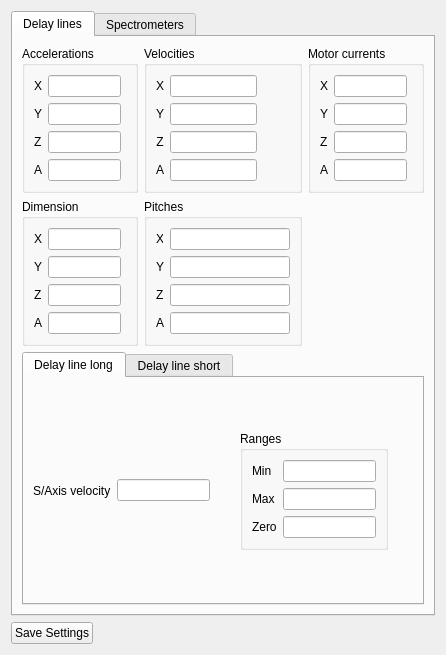
<?xml version="1.0" encoding="UTF-8"?>
<ui version="4.0">
 <class>FormSettings</class>
 <widget class="QWidget" name="FormSettings">
  <property name="geometry">
   <rect>
    <x>0</x>
    <y>0</y>
    <width>446</width>
    <height>628</height>
   </rect>
  </property>
  <property name="acceptDrops">
   <bool>true</bool>
  </property>
  <property name="windowTitle">
   <string>Settings</string>
  </property>
  <layout class="QVBoxLayout" name="verticalLayout_4">
   <item>
    <layout class="QVBoxLayout" name="layoutmain">
     <item>
      <widget class="QTabWidget" name="Hardware">
       <property name="currentIndex">
        <number>0</number>
       </property>
       <widget class="QWidget" name="tab_DL">
        <attribute name="icon">
         <iconset>
          <normaloff>DL.png</normaloff>DL.png</iconset>
        </attribute>
        <attribute name="title">
         <string>Delay lines</string>
        </attribute>
        <layout class="QVBoxLayout" name="verticalLayout">
         <item>
          <layout class="QGridLayout" name="gridLayout">
           <item row="0" column="0">
            <widget class="QGroupBox" name="groupBoxAcc_G">
             <property name="title">
              <string>Accelerations</string>
             </property>
             <layout class="QGridLayout" name="gridLayout_8">
              <item row="0" column="0">
               <widget class="QLabel" name="label_Acc_X_G">
                <property name="text">
                 <string>X</string>
                </property>
                <property name="buddy">
                 <cstring>lineEdit_Acc_X_G</cstring>
                </property>
               </widget>
              </item>
              <item row="0" column="1">
               <widget class="QLineEdit" name="lineEdit_Acc_X_G"/>
              </item>
              <item row="0" column="2">
               <spacer name="horizontalSpacer_9">
                <property name="orientation">
                 <enum>Qt::Horizontal</enum>
                </property>
                <property name="sizeHint" stdset="0">
                 <size>
                  <width>40</width>
                  <height>20</height>
                 </size>
                </property>
               </spacer>
              </item>
              <item row="1" column="0">
               <widget class="QLabel" name="label_Acc_Y_G">
                <property name="text">
                 <string>Y</string>
                </property>
                <property name="buddy">
                 <cstring>lineEdit_Acc_Y_G</cstring>
                </property>
               </widget>
              </item>
              <item row="1" column="1">
               <widget class="QLineEdit" name="lineEdit_Acc_Y_G"/>
              </item>
              <item row="2" column="0">
               <widget class="QLabel" name="label_Acc_Z_G">
                <property name="text">
                 <string>Z</string>
                </property>
                <property name="buddy">
                 <cstring>lineEdit_Acc_Z_G</cstring>
                </property>
               </widget>
              </item>
              <item row="2" column="1">
               <widget class="QLineEdit" name="lineEdit_Acc_Z_G"/>
              </item>
              <item row="3" column="0">
               <widget class="QLabel" name="label_Acc_A_G">
                <property name="text">
                 <string>A</string>
                </property>
                <property name="buddy">
                 <cstring>lineEdit_Acc_A_G</cstring>
                </property>
               </widget>
              </item>
              <item row="3" column="1">
               <widget class="QLineEdit" name="lineEdit_Acc_A_G"/>
              </item>
              <item row="4" column="1">
               <spacer name="verticalSpacer_17">
                <property name="orientation">
                 <enum>Qt::Vertical</enum>
                </property>
                <property name="sizeHint" stdset="0">
                 <size>
                  <width>20</width>
                  <height>2</height>
                 </size>
                </property>
               </spacer>
              </item>
             </layout>
            </widget>
           </item>
           <item row="0" column="2">
            <widget class="QGroupBox" name="groupBox_MC_G">
             <property name="title">
              <string>Motor currents</string>
             </property>
             <layout class="QGridLayout" name="gridLayout_11">
              <item row="0" column="0">
               <widget class="QLabel" name="label_MC_X_G">
                <property name="text">
                 <string>X</string>
                </property>
                <property name="buddy">
                 <cstring>lineEdit_MC_X_G</cstring>
                </property>
               </widget>
              </item>
              <item row="0" column="1">
               <widget class="QLineEdit" name="lineEdit_MC_X_G"/>
              </item>
              <item row="0" column="2">
               <spacer name="horizontalSpacer_3">
                <property name="orientation">
                 <enum>Qt::Horizontal</enum>
                </property>
                <property name="sizeHint" stdset="0">
                 <size>
                  <width>40</width>
                  <height>20</height>
                 </size>
                </property>
               </spacer>
              </item>
              <item row="1" column="0">
               <widget class="QLabel" name="label_MC_Y_G">
                <property name="text">
                 <string>Y</string>
                </property>
                <property name="buddy">
                 <cstring>lineEdit_MC_Y_G</cstring>
                </property>
               </widget>
              </item>
              <item row="1" column="1">
               <widget class="QLineEdit" name="lineEdit_MC_Y_G"/>
              </item>
              <item row="2" column="0">
               <widget class="QLabel" name="label_MC_Z_G">
                <property name="text">
                 <string>Z</string>
                </property>
                <property name="buddy">
                 <cstring>lineEdit_MC_Z_G</cstring>
                </property>
               </widget>
              </item>
              <item row="2" column="1">
               <widget class="QLineEdit" name="lineEdit_MC_Z_G"/>
              </item>
              <item row="3" column="0">
               <widget class="QLabel" name="label_MC_A_G">
                <property name="text">
                 <string>A</string>
                </property>
                <property name="buddy">
                 <cstring>lineEdit_MC_A_G</cstring>
                </property>
               </widget>
              </item>
              <item row="3" column="1">
               <widget class="QLineEdit" name="lineEdit_MC_A_G"/>
              </item>
              <item row="4" column="1">
               <spacer name="verticalSpacer_20">
                <property name="orientation">
                 <enum>Qt::Vertical</enum>
                </property>
                <property name="sizeHint" stdset="0">
                 <size>
                  <width>20</width>
                  <height>2</height>
                 </size>
                </property>
               </spacer>
              </item>
             </layout>
            </widget>
           </item>
           <item row="1" column="0">
            <widget class="QGroupBox" name="groupBox_Dim_G">
             <property name="title">
              <string>Dimension</string>
             </property>
             <layout class="QGridLayout" name="gridLayout_7">
              <item row="0" column="0">
               <widget class="QLabel" name="label_Dim_X_G">
                <property name="text">
                 <string>X</string>
                </property>
                <property name="buddy">
                 <cstring>lineEdit_Dim_X_G</cstring>
                </property>
               </widget>
              </item>
              <item row="0" column="1">
               <widget class="QLineEdit" name="lineEdit_Dim_X_G"/>
              </item>
              <item row="0" column="2">
               <spacer name="horizontalSpacer_6">
                <property name="orientation">
                 <enum>Qt::Horizontal</enum>
                </property>
                <property name="sizeHint" stdset="0">
                 <size>
                  <width>40</width>
                  <height>20</height>
                 </size>
                </property>
               </spacer>
              </item>
              <item row="1" column="0">
               <widget class="QLabel" name="label_Dim_Y_G">
                <property name="text">
                 <string>Y</string>
                </property>
                <property name="buddy">
                 <cstring>lineEdit_Dim_Y_G</cstring>
                </property>
               </widget>
              </item>
              <item row="1" column="1">
               <widget class="QLineEdit" name="lineEdit_Dim_Y_G"/>
              </item>
              <item row="2" column="0">
               <widget class="QLabel" name="label_Dim_Z_G">
                <property name="text">
                 <string>Z</string>
                </property>
                <property name="buddy">
                 <cstring>lineEdit_Dim_Z_G</cstring>
                </property>
               </widget>
              </item>
              <item row="2" column="1">
               <widget class="QLineEdit" name="lineEdit_Dim_Z_G"/>
              </item>
              <item row="3" column="0">
               <widget class="QLabel" name="label_Dim_A_G">
                <property name="text">
                 <string>A</string>
                </property>
                <property name="buddy">
                 <cstring>lineEdit_Dim_A_G</cstring>
                </property>
               </widget>
              </item>
              <item row="3" column="1">
               <widget class="QLineEdit" name="lineEdit_Dim_A_G"/>
              </item>
              <item row="4" column="1">
               <spacer name="verticalSpacer_19">
                <property name="orientation">
                 <enum>Qt::Vertical</enum>
                </property>
                <property name="sizeHint" stdset="0">
                 <size>
                  <width>20</width>
                  <height>3</height>
                 </size>
                </property>
               </spacer>
              </item>
             </layout>
            </widget>
           </item>
           <item row="0" column="1">
            <widget class="QGroupBox" name="groupBoxVelocities_G">
             <property name="sizePolicy">
              <sizepolicy hsizetype="Preferred" vsizetype="Preferred">
               <horstretch>0</horstretch>
               <verstretch>0</verstretch>
              </sizepolicy>
             </property>
             <property name="title">
              <string>Velocities</string>
             </property>
             <layout class="QGridLayout" name="gridLayout_10">
              <item row="0" column="0">
               <widget class="QLabel" name="label_Vel_X_G">
                <property name="text">
                 <string>X</string>
                </property>
                <property name="alignment">
                 <set>Qt::AlignCenter</set>
                </property>
                <property name="buddy">
                 <cstring>lineEdit_Vel_X_G</cstring>
                </property>
               </widget>
              </item>
              <item row="0" column="1">
               <widget class="QLineEdit" name="lineEdit_Vel_X_G"/>
              </item>
              <item row="0" column="2">
               <spacer name="horizontalSpacer_4">
                <property name="orientation">
                 <enum>Qt::Horizontal</enum>
                </property>
                <property name="sizeHint" stdset="0">
                 <size>
                  <width>40</width>
                  <height>20</height>
                 </size>
                </property>
               </spacer>
              </item>
              <item row="0" column="3">
               <widget class="QLabel" name="label_6">
                <property name="text">
                 <string/>
                </property>
               </widget>
              </item>
              <item row="1" column="0">
               <widget class="QLabel" name="label_Vel_Y_G">
                <property name="text">
                 <string>Y</string>
                </property>
                <property name="alignment">
                 <set>Qt::AlignCenter</set>
                </property>
                <property name="buddy">
                 <cstring>lineEdit_Vel_Y_G</cstring>
                </property>
               </widget>
              </item>
              <item row="1" column="1">
               <widget class="QLineEdit" name="lineEdit_Vel_Y_G"/>
              </item>
              <item row="2" column="0">
               <widget class="QLabel" name="label_Vel_Z_G">
                <property name="text">
                 <string>Z</string>
                </property>
                <property name="alignment">
                 <set>Qt::AlignCenter</set>
                </property>
                <property name="buddy">
                 <cstring>lineEdit_Vel_Z_G</cstring>
                </property>
               </widget>
              </item>
              <item row="2" column="1">
               <widget class="QLineEdit" name="lineEdit_Vel_Z_G"/>
              </item>
              <item row="3" column="0">
               <widget class="QLabel" name="label_Vel_A_G">
                <property name="text">
                 <string>A</string>
                </property>
                <property name="alignment">
                 <set>Qt::AlignCenter</set>
                </property>
                <property name="buddy">
                 <cstring>lineEdit_Vel_A_G</cstring>
                </property>
               </widget>
              </item>
              <item row="3" column="1">
               <widget class="QLineEdit" name="lineEdit_Vel_A_G"/>
              </item>
              <item row="4" column="1">
               <spacer name="verticalSpacer_16">
                <property name="orientation">
                 <enum>Qt::Vertical</enum>
                </property>
                <property name="sizeHint" stdset="0">
                 <size>
                  <width>20</width>
                  <height>2</height>
                 </size>
                </property>
               </spacer>
              </item>
             </layout>
            </widget>
           </item>
           <item row="1" column="1">
            <widget class="QGroupBox" name="groupBox_Pitches_G">
             <property name="title">
              <string>Pitches</string>
             </property>
             <layout class="QGridLayout" name="gridLayout_6">
              <item row="0" column="1">
               <widget class="QLineEdit" name="lineEdit_Pitches_X_G">
                <property name="enabled">
                 <bool>true</bool>
                </property>
                <property name="sizePolicy">
                 <sizepolicy hsizetype="Preferred" vsizetype="Fixed">
                  <horstretch>0</horstretch>
                  <verstretch>0</verstretch>
                 </sizepolicy>
                </property>
                <property name="minimumSize">
                 <size>
                  <width>120</width>
                  <height>0</height>
                 </size>
                </property>
                <property name="maxLength">
                 <number>5</number>
                </property>
               </widget>
              </item>
              <item row="2" column="0">
               <widget class="QLabel" name="label_Pitches_Z_G">
                <property name="text">
                 <string>Z</string>
                </property>
                <property name="buddy">
                 <cstring>lineEdit_Pitches_Z_G</cstring>
                </property>
               </widget>
              </item>
              <item row="1" column="0">
               <widget class="QLabel" name="label_Pitches_Y_G">
                <property name="text">
                 <string>Y</string>
                </property>
                <property name="buddy">
                 <cstring>lineEdit_Pitches_Y_G</cstring>
                </property>
               </widget>
              </item>
              <item row="2" column="1">
               <widget class="QLineEdit" name="lineEdit_Pitches_Z_G"/>
              </item>
              <item row="3" column="0">
               <widget class="QLabel" name="label_Pitches_A_G">
                <property name="text">
                 <string>A</string>
                </property>
                <property name="buddy">
                 <cstring>lineEdit_Pitches_A_G</cstring>
                </property>
               </widget>
              </item>
              <item row="1" column="1">
               <widget class="QLineEdit" name="lineEdit_Pitches_Y_G"/>
              </item>
              <item row="3" column="1">
               <widget class="QLineEdit" name="lineEdit_Pitches_A_G"/>
              </item>
              <item row="0" column="0">
               <widget class="QLabel" name="label_Pitches_X_G">
                <property name="maximumSize">
                 <size>
                  <width>7</width>
                  <height>16777215</height>
                 </size>
                </property>
                <property name="text">
                 <string>X</string>
                </property>
                <property name="buddy">
                 <cstring>lineEdit_Pitches_X_G</cstring>
                </property>
               </widget>
              </item>
              <item row="4" column="1">
               <spacer name="verticalSpacer_18">
                <property name="orientation">
                 <enum>Qt::Vertical</enum>
                </property>
                <property name="sizeHint" stdset="0">
                 <size>
                  <width>20</width>
                  <height>3</height>
                 </size>
                </property>
               </spacer>
              </item>
              <item row="0" column="2">
               <spacer name="horizontalSpacer_11">
                <property name="orientation">
                 <enum>Qt::Horizontal</enum>
                </property>
                <property name="sizeHint" stdset="0">
                 <size>
                  <width>40</width>
                  <height>20</height>
                 </size>
                </property>
               </spacer>
              </item>
             </layout>
            </widget>
           </item>
          </layout>
         </item>
         <item>
          <layout class="QVBoxLayout" name="layoutDL">
           <item>
            <widget class="QTabWidget" name="tabWidget_DL">
             <property name="contextMenuPolicy">
              <enum>Qt::NoContextMenu</enum>
             </property>
             <property name="currentIndex">
              <number>0</number>
             </property>
             <widget class="QWidget" name="tabLDL">
              <attribute name="icon">
               <iconset>
                <normaloff>DL.png</normaloff>DL.png</iconset>
              </attribute>
              <attribute name="title">
               <string>Delay line long</string>
              </attribute>
              <layout class="QGridLayout" name="gridLayout_9">
               <item row="0" column="5">
                <widget class="QGroupBox" name="groupBox_Ranges_L">
                 <property name="sizePolicy">
                  <sizepolicy hsizetype="Preferred" vsizetype="Preferred">
                   <horstretch>0</horstretch>
                   <verstretch>0</verstretch>
                  </sizepolicy>
                 </property>
                 <property name="title">
                  <string>Ranges</string>
                 </property>
                 <layout class="QGridLayout" name="gridLayout_4">
                  <item row="2" column="1">
                   <widget class="QLineEdit" name="lineEdit_Ranges_zero_L">
                    <property name="inputMask">
                     <string/>
                    </property>
                    <property name="maxLength">
                     <number>32767</number>
                    </property>
                   </widget>
                  </item>
                  <item row="1" column="0">
                   <widget class="QLabel" name="label_Ranges_max_L">
                    <property name="text">
                     <string>Max</string>
                    </property>
                    <property name="buddy">
                     <cstring>lineEdit_Ranges_max_L</cstring>
                    </property>
                   </widget>
                  </item>
                  <item row="0" column="1">
                   <widget class="QLineEdit" name="lineEdit_Ranges_min_L">
                    <property name="inputMask">
                     <string/>
                    </property>
                    <property name="maxLength">
                     <number>32767</number>
                    </property>
                   </widget>
                  </item>
                  <item row="2" column="0">
                   <widget class="QLabel" name="label_Ranges_zero_L">
                    <property name="text">
                     <string>Zero</string>
                    </property>
                    <property name="buddy">
                     <cstring>lineEdit_Ranges_zero_L</cstring>
                    </property>
                   </widget>
                  </item>
                  <item row="1" column="1">
                   <widget class="QLineEdit" name="lineEdit_Ranges_max_L">
                    <property name="inputMask">
                     <string/>
                    </property>
                    <property name="text">
                     <string/>
                    </property>
                    <property name="maxLength">
                     <number>32767</number>
                    </property>
                   </widget>
                  </item>
                  <item row="0" column="0">
                   <widget class="QLabel" name="label_Ranges_min_L">
                    <property name="text">
                     <string>Min</string>
                    </property>
                    <property name="buddy">
                     <cstring>lineEdit_Ranges_min_L</cstring>
                    </property>
                   </widget>
                  </item>
                 </layout>
                </widget>
               </item>
               <item row="0" column="3">
                <widget class="QLineEdit" name="lineEdit_Vel_Saxisvel_L"/>
               </item>
               <item row="0" column="0">
                <widget class="QLabel" name="label_Vel_Saxis_L">
                 <property name="text">
                  <string>S/Axis velocity</string>
                 </property>
                 <property name="buddy">
                  <cstring>lineEdit_Vel_Saxisvel_L</cstring>
                 </property>
                </widget>
               </item>
               <item row="0" column="6">
                <spacer name="horizontalSpacer_2">
                 <property name="orientation">
                  <enum>Qt::Horizontal</enum>
                 </property>
                 <property name="sizeHint" stdset="0">
                  <size>
                   <width>40</width>
                   <height>20</height>
                  </size>
                 </property>
                </spacer>
               </item>
               <item row="0" column="4">
                <spacer name="horizontalSpacer_5">
                 <property name="orientation">
                  <enum>Qt::Horizontal</enum>
                 </property>
                 <property name="sizeHint" stdset="0">
                  <size>
                   <width>40</width>
                   <height>20</height>
                  </size>
                 </property>
                </spacer>
               </item>
              </layout>
             </widget>
             <widget class="QWidget" name="tabSDL">
              <attribute name="icon">
               <iconset>
                <normaloff>DL.png</normaloff>DL.png</iconset>
              </attribute>
              <attribute name="title">
               <string>Delay line short</string>
              </attribute>
              <layout class="QHBoxLayout" name="horizontalLayout_2">
               <item>
                <widget class="QLabel" name="label_Vel_Saxis_S">
                 <property name="text">
                  <string>S/Axis velocity</string>
                 </property>
                 <property name="buddy">
                  <cstring>lineEdit_Vel_Saxisvel_S</cstring>
                 </property>
                </widget>
               </item>
               <item>
                <widget class="QLineEdit" name="lineEdit_Vel_Saxisvel_S"/>
               </item>
               <item>
                <spacer name="horizontalSpacer_8">
                 <property name="orientation">
                  <enum>Qt::Horizontal</enum>
                 </property>
                 <property name="sizeHint" stdset="0">
                  <size>
                   <width>40</width>
                   <height>20</height>
                  </size>
                 </property>
                </spacer>
               </item>
               <item>
                <layout class="QGridLayout" name="gridLayout_13">
                 <item row="0" column="0">
                  <widget class="QGroupBox" name="groupBox_Ranges_S">
                   <property name="sizePolicy">
                    <sizepolicy hsizetype="Preferred" vsizetype="Preferred">
                     <horstretch>0</horstretch>
                     <verstretch>0</verstretch>
                    </sizepolicy>
                   </property>
                   <property name="title">
                    <string>Ranges</string>
                   </property>
                   <layout class="QGridLayout" name="gridLayout_2">
                    <item row="0" column="0">
                     <widget class="QLabel" name="label_Ranges_min_S">
                      <property name="text">
                       <string>Min</string>
                      </property>
                      <property name="buddy">
                       <cstring>lineEdit_Ranges_min_S</cstring>
                      </property>
                     </widget>
                    </item>
                    <item row="0" column="1">
                     <widget class="QLineEdit" name="lineEdit_Ranges_min_S">
                      <property name="inputMask">
                       <string/>
                      </property>
                      <property name="maxLength">
                       <number>32767</number>
                      </property>
                     </widget>
                    </item>
                    <item row="1" column="0">
                     <widget class="QLabel" name="label_Ranges_max_S">
                      <property name="text">
                       <string>Max</string>
                      </property>
                      <property name="buddy">
                       <cstring>lineEdit_Ranges_max_S</cstring>
                      </property>
                     </widget>
                    </item>
                    <item row="1" column="1">
                     <widget class="QLineEdit" name="lineEdit_Ranges_max_S">
                      <property name="inputMask">
                       <string/>
                      </property>
                      <property name="text">
                       <string/>
                      </property>
                      <property name="maxLength">
                       <number>32767</number>
                      </property>
                     </widget>
                    </item>
                    <item row="2" column="1">
                     <widget class="QLineEdit" name="lineEdit_Ranges_zero_S">
                      <property name="inputMask">
                       <string/>
                      </property>
                      <property name="maxLength">
                       <number>32767</number>
                      </property>
                     </widget>
                    </item>
                    <item row="2" column="0">
                     <widget class="QLabel" name="label_Ranges_zero_S">
                      <property name="text">
                       <string>Zero</string>
                      </property>
                      <property name="buddy">
                       <cstring>lineEdit_Ranges_zero_S</cstring>
                      </property>
                     </widget>
                    </item>
                   </layout>
                  </widget>
                 </item>
                 <item row="0" column="1">
                  <widget class="QGroupBox" name="groupBox_cells_pos">
                   <property name="title">
                    <string>Cells' positions in mm</string>
                   </property>
                   <layout class="QGridLayout" name="gridLayout_5">
                    <item row="4" column="0">
                     <widget class="QLabel" name="label_C4_S">
                      <property name="text">
                       <string>Cell4</string>
                      </property>
                      <property name="buddy">
                       <cstring>lineEdit_cells_C4_S</cstring>
                      </property>
                     </widget>
                    </item>
                    <item row="4" column="1">
                     <widget class="QLineEdit" name="lineEdit_cells_C4_S"/>
                    </item>
                    <item row="5" column="1">
                     <widget class="QLineEdit" name="lineEdit_cells_CL_S"/>
                    </item>
                    <item row="5" column="0">
                     <widget class="QLabel" name="label_C4_Lanex">
                      <property name="text">
                       <string>CL</string>
                      </property>
                      <property name="buddy">
                       <cstring>lineEdit_cells_CL_S</cstring>
                      </property>
                     </widget>
                    </item>
                    <item row="3" column="1">
                     <widget class="QLineEdit" name="lineEdit_cells_C3_S"/>
                    </item>
                    <item row="2" column="1">
                     <widget class="QLineEdit" name="lineEdit_cells_CS_S"/>
                    </item>
                    <item row="3" column="0">
                     <widget class="QLabel" name="label_C3_S">
                      <property name="text">
                       <string>Cell3</string>
                      </property>
                      <property name="buddy">
                       <cstring>lineEdit_cells_C3_S</cstring>
                      </property>
                     </widget>
                    </item>
                    <item row="0" column="0">
                     <widget class="QLabel" name="label_C1_S">
                      <property name="text">
                       <string>Cell1</string>
                      </property>
                      <property name="buddy">
                       <cstring>lineEdit_cells_C1_S</cstring>
                      </property>
                     </widget>
                    </item>
                    <item row="0" column="1">
                     <widget class="QLineEdit" name="lineEdit_cells_C1_S"/>
                    </item>
                    <item row="1" column="0">
                     <widget class="QLabel" name="label_C2_S">
                      <property name="text">
                       <string>Cell2</string>
                      </property>
                      <property name="buddy">
                       <cstring>lineEdit_cells_C2_S</cstring>
                      </property>
                     </widget>
                    </item>
                    <item row="1" column="1">
                     <widget class="QLineEdit" name="lineEdit_cells_C2_S"/>
                    </item>
                    <item row="2" column="0">
                     <widget class="QLabel" name="label_CS_S">
                      <property name="text">
                       <string>CellS</string>
                      </property>
                      <property name="buddy">
                       <cstring>lineEdit_cells_CS_S</cstring>
                      </property>
                     </widget>
                    </item>
                   </layout>
                  </widget>
                 </item>
                 <item row="1" column="0">
                  <spacer name="verticalSpacer">
                   <property name="orientation">
                    <enum>Qt::Vertical</enum>
                   </property>
                   <property name="sizeHint" stdset="0">
                    <size>
                     <width>20</width>
                     <height>40</height>
                    </size>
                   </property>
                  </spacer>
                 </item>
                </layout>
               </item>
               <item>
                <spacer name="horizontalSpacer_10">
                 <property name="orientation">
                  <enum>Qt::Horizontal</enum>
                 </property>
                 <property name="sizeHint" stdset="0">
                  <size>
                   <width>40</width>
                   <height>20</height>
                  </size>
                 </property>
                </spacer>
               </item>
              </layout>
             </widget>
            </widget>
           </item>
          </layout>
         </item>
        </layout>
        <zorder></zorder>
       </widget>
       <widget class="QWidget" name="tab_4">
        <attribute name="icon">
         <iconset>
          <normaloff>spectrometer.png</normaloff>spectrometer.png</iconset>
        </attribute>
        <attribute name="title">
         <string>Spectrometers</string>
        </attribute>
       </widget>
      </widget>
     </item>
     <item>
      <layout class="QHBoxLayout" name="horizontalLayout">
       <item>
        <widget class="QPushButton" name="Buttonsavesettings">
         <property name="text">
          <string>Save Settings</string>
         </property>
        </widget>
       </item>
       <item>
        <spacer name="horizontalSpacer">
         <property name="orientation">
          <enum>Qt::Horizontal</enum>
         </property>
         <property name="sizeHint" stdset="0">
          <size>
           <width>40</width>
           <height>20</height>
          </size>
         </property>
        </spacer>
       </item>
      </layout>
     </item>
    </layout>
   </item>
  </layout>
 </widget>
 <tabstops>
  <tabstop>Hardware</tabstop>
  <tabstop>lineEdit_Acc_X_G</tabstop>
  <tabstop>lineEdit_Acc_Y_G</tabstop>
  <tabstop>lineEdit_Acc_Z_G</tabstop>
  <tabstop>lineEdit_Acc_A_G</tabstop>
  <tabstop>lineEdit_Vel_X_G</tabstop>
  <tabstop>lineEdit_Vel_Y_G</tabstop>
  <tabstop>lineEdit_Vel_Z_G</tabstop>
  <tabstop>lineEdit_Vel_A_G</tabstop>
  <tabstop>lineEdit_MC_X_G</tabstop>
  <tabstop>lineEdit_MC_Y_G</tabstop>
  <tabstop>lineEdit_MC_Z_G</tabstop>
  <tabstop>lineEdit_MC_A_G</tabstop>
  <tabstop>lineEdit_Dim_X_G</tabstop>
  <tabstop>lineEdit_Dim_Y_G</tabstop>
  <tabstop>lineEdit_Dim_Z_G</tabstop>
  <tabstop>lineEdit_Dim_A_G</tabstop>
  <tabstop>lineEdit_Pitches_X_G</tabstop>
  <tabstop>lineEdit_Pitches_Y_G</tabstop>
  <tabstop>lineEdit_Pitches_Z_G</tabstop>
  <tabstop>lineEdit_Pitches_A_G</tabstop>
  <tabstop>tabWidget_DL</tabstop>
  <tabstop>lineEdit_Vel_Saxisvel_L</tabstop>
  <tabstop>lineEdit_Ranges_min_L</tabstop>
  <tabstop>lineEdit_Ranges_max_L</tabstop>
  <tabstop>lineEdit_Ranges_zero_L</tabstop>
  <tabstop>lineEdit_Ranges_min_S</tabstop>
  <tabstop>lineEdit_Ranges_max_S</tabstop>
  <tabstop>lineEdit_Ranges_zero_S</tabstop>
  <tabstop>lineEdit_cells_C1_S</tabstop>
  <tabstop>lineEdit_cells_C2_S</tabstop>
  <tabstop>lineEdit_cells_CS_S</tabstop>
  <tabstop>lineEdit_cells_C3_S</tabstop>
  <tabstop>lineEdit_cells_C4_S</tabstop>
  <tabstop>lineEdit_cells_CL_S</tabstop>
  <tabstop>Buttonsavesettings</tabstop>
 </tabstops>
 <resources/>
 <connections/>
</ui>
